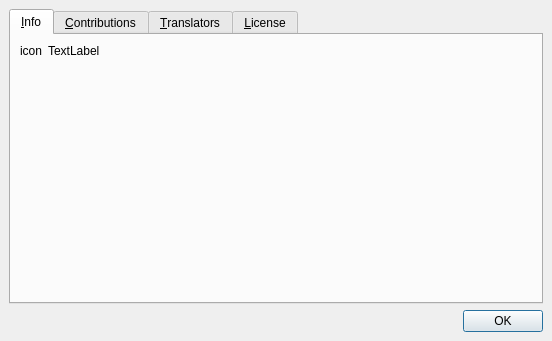
<ui version="4.0" >
 <class>About</class>
 <widget class="QDialog" name="About" >
  <property name="geometry" >
   <rect>
    <x>0</x>
    <y>0</y>
    <width>552</width>
    <height>341</height>
   </rect>
  </property>
  <property name="windowTitle" >
   <string>About SMPlayer</string>
  </property>
  <layout class="QVBoxLayout" >
   <property name="margin" >
    <number>9</number>
   </property>
   <property name="spacing" >
    <number>6</number>
   </property>
   <item>
    <widget class="QTabWidget" name="tabWidget" >
     <property name="tabShape" >
      <enum>QTabWidget::Rounded</enum>
     </property>
     <property name="currentIndex" >
      <number>0</number>
     </property>
     <widget class="QWidget" name="tab" >
      <attribute name="title" >
       <string>&amp;Info</string>
      </attribute>
      <layout class="QHBoxLayout" >
       <property name="margin" >
        <number>9</number>
       </property>
       <property name="spacing" >
        <number>6</number>
       </property>
       <item>
        <layout class="QVBoxLayout" >
         <property name="margin" >
          <number>0</number>
         </property>
         <property name="spacing" >
          <number>6</number>
         </property>
         <item>
          <widget class="QLabel" name="logo" >
           <property name="text" >
            <string>icon</string>
           </property>
          </widget>
         </item>
         <item>
          <spacer>
           <property name="orientation" >
            <enum>Qt::Vertical</enum>
           </property>
           <property name="sizeHint" >
            <size>
             <width>20</width>
             <height>111</height>
            </size>
           </property>
          </spacer>
         </item>
        </layout>
       </item>
       <item>
        <widget class="QLabel" name="info" >
         <property name="sizePolicy" >
          <sizepolicy>
           <hsizetype>7</hsizetype>
           <vsizetype>5</vsizetype>
           <horstretch>0</horstretch>
           <verstretch>0</verstretch>
          </sizepolicy>
         </property>
         <property name="text" >
          <string>TextLabel</string>
         </property>
         <property name="alignment" >
          <set>Qt::AlignLeading|Qt::AlignLeft|Qt::AlignTop</set>
         </property>
         <property name="wordWrap" >
          <bool>true</bool>
         </property>
         <property name="openExternalLinks" >
          <bool>true</bool>
         </property>
        </widget>
       </item>
      </layout>
     </widget>
     <widget class="QWidget" name="tab_2" >
      <attribute name="title" >
       <string>&amp;Contributions</string>
      </attribute>
      <layout class="QVBoxLayout" >
       <property name="margin" >
        <number>9</number>
       </property>
       <property name="spacing" >
        <number>6</number>
       </property>
       <item>
        <widget class="QLabel" name="contributions" >
         <property name="text" >
          <string>TextLabel</string>
         </property>
         <property name="alignment" >
          <set>Qt::AlignLeading|Qt::AlignLeft|Qt::AlignTop</set>
         </property>
         <property name="wordWrap" >
          <bool>true</bool>
         </property>
        </widget>
       </item>
      </layout>
     </widget>
     <widget class="QWidget" name="tab_3" >
      <attribute name="title" >
       <string>&amp;Translators</string>
      </attribute>
      <layout class="QVBoxLayout" >
       <property name="margin" >
        <number>9</number>
       </property>
       <property name="spacing" >
        <number>6</number>
       </property>
       <item>
        <widget class="QTextEdit" name="translators" >
         <property name="readOnly" >
          <bool>true</bool>
         </property>
        </widget>
       </item>
      </layout>
     </widget>
     <widget class="QWidget" name="tab_4" >
      <attribute name="title" >
       <string>&amp;License</string>
      </attribute>
      <layout class="QVBoxLayout" >
       <property name="margin" >
        <number>9</number>
       </property>
       <property name="spacing" >
        <number>6</number>
       </property>
       <item>
        <widget class="QTextEdit" name="license" >
         <property name="readOnly" >
          <bool>true</bool>
         </property>
        </widget>
       </item>
      </layout>
     </widget>
    </widget>
   </item>
   <item>
    <widget class="QDialogButtonBox" name="buttonBox" >
     <property name="orientation" >
      <enum>Qt::Horizontal</enum>
     </property>
     <property name="standardButtons" >
      <set>QDialogButtonBox::Ok</set>
     </property>
    </widget>
   </item>
  </layout>
 </widget>
 <resources/>
 <connections>
  <connection>
   <sender>buttonBox</sender>
   <signal>accepted()</signal>
   <receiver>About</receiver>
   <slot>accept()</slot>
   <hints>
    <hint type="sourcelabel" >
     <x>248</x>
     <y>254</y>
    </hint>
    <hint type="destinationlabel" >
     <x>157</x>
     <y>274</y>
    </hint>
   </hints>
  </connection>
 </connections>
</ui>
